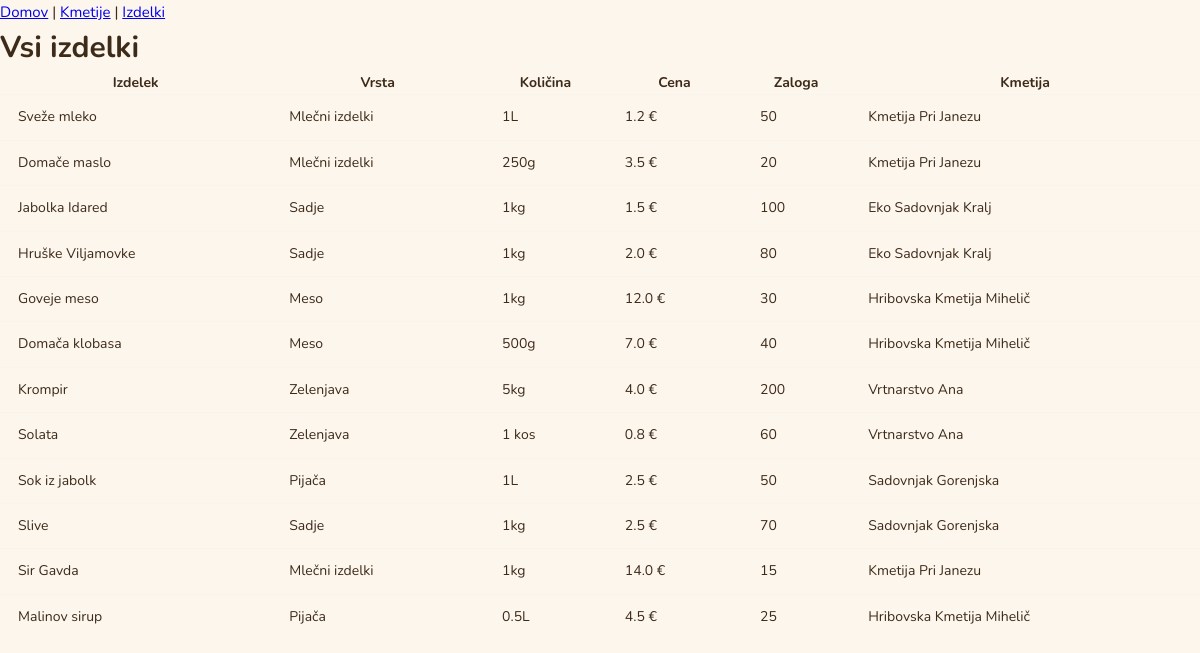
The page /products on the database as committed earlier.
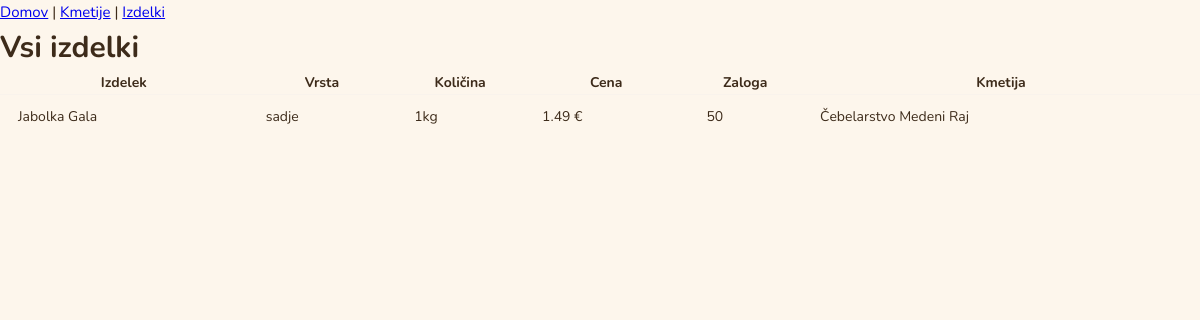
The same page on the database as committed later.
### tables this page shows
CREATE TABLE Izdelek (
    id INTEGER PRIMARY KEY AUTOINCREMENT,
    ime_izdelka TEXT NOT NULL,
    vrsta TEXT,
    kolicina TEXT,
    cena REAL NOT NULL,
    zaloga INTEGER DEFAULT 0,
    id_kmetije INTEGER,
    FOREIGN KEY (id_kmetije) REFERENCES Kmetija(id)
);

CREATE TABLE Kmetija (
    id INTEGER PRIMARY KEY AUTOINCREMENT,
    ime_kmetije TEXT NOT NULL,
    vrsta_kmetije TEXT,
    delovni_cas TEXT,
    kraj TEXT,
    regija TEXT,
    telefonska_stevilka TEXT,
    spletna_stran TEXT,
    id_uporabnika INTEGER,
    FOREIGN KEY (id_uporabnika) REFERENCES Uporabnik(id)
);

### web.py (the view)
@app.route('/products')
def products():
    izdelki = query("""
        SELECT i.*, k.ime_kmetije
        FROM Izdelek i
        JOIN Kmetija k ON i.id_kmetije = k.id
    """)
    return render_template('products.html', izdelki=izdelki)

### database.py (called while the page is built)
def get_connection():
    conn = sqlite3.connect(DB_PATH)
    conn.row_factory = sqlite3.Row # Omogoča dostop do podatkov po imenih stolpcev
    conn.execute("PRAGMA foreign_keys = ON")
    return conn

def query(sql, params=()):
    conn = get_connection()
    try:
        cursor = conn.cursor()
        cursor.execute(sql, params)
        result = cursor.fetchall()
        return result
    finally:
        conn.close()

### templates/products.html (shortened to what this page needs)
<!DOCTYPE html>
<html lang="sl">
<head>
    <link rel="stylesheet" href="{{ url_for('static', filename='style.css') }}">
</head>
<body>
    <nav>
        <a href="/">Domov</a> |
        <a href="/farms">Kmetije</a> |
        <a href="/products">Izdelki</a>
    </nav>
    {% if regija %}
        <h1>Izdelki v regiji: {{ regija }}</h1>
    {% else %}
        <h1>Vsi izdelki</h1>
    {% endif %}
    <table>
        <tr>
            <th>Izdelek</th>
            <th>Vrsta</th>
            <th>Količina</th>
            <th>Cena</th>
            <th>Zaloga</th>
            <th>Kmetija</th>
        </tr>
        {% for i in izdelki %}
        <tr>
            <td>{{ i.ime_izdelka }}</td>
            <td>{{ i.vrsta }}</td>
            <td>{{ i.kolicina }}</td>
            <td>{{ i.cena }} €</td>
            <td>{{ i.zaloga }}</td>
            <td>{{ i.ime_kmetije }}</td>
        </tr>
        {% endfor %}
    </table>
</body>
</html>

Rows that differ between the two databases and show on the page:
removed Izdelek: ime_izdelka "Sveže mleko", vrsta "Mlečni izdelki", kolicina "1L", cena "1.2", zaloga "50", ime_kmetije "Kmetija Pri Janezu"
removed Izdelek: ime_izdelka "Domače maslo", vrsta "Mlečni izdelki", kolicina "250g", cena "3.5", zaloga "20", ime_kmetije "Kmetija Pri Janezu"
removed Izdelek: ime_izdelka "Jabolka Idared", vrsta "Sadje", kolicina "1kg", cena "1.5", zaloga "100", ime_kmetije "Eko Sadovnjak Kralj"
removed Izdelek: ime_izdelka "Hruške Viljamovke", vrsta "Sadje", kolicina "1kg", cena "2.0", zaloga "80", ime_kmetije "Eko Sadovnjak Kralj"
removed Izdelek: ime_izdelka "Goveje meso", vrsta "Meso", kolicina "1kg", cena "12.0", zaloga "30", ime_kmetije "Hribovska Kmetija Mihelič"
removed Izdelek: ime_izdelka "Domača klobasa", vrsta "Meso", kolicina "500g", cena "7.0", zaloga "40", ime_kmetije "Hribovska Kmetija Mihelič"
removed Izdelek: ime_izdelka "Krompir", vrsta "Zelenjava", kolicina "5kg", cena "4.0", zaloga "200", ime_kmetije "Vrtnarstvo Ana"
removed Izdelek: ime_izdelka "Solata", vrsta "Zelenjava", kolicina "1 kos", cena "0.8", zaloga "60", ime_kmetije "Vrtnarstvo Ana"
removed Izdelek: ime_izdelka "Sok iz jabolk", vrsta "Pijača", kolicina "1L", cena "2.5", zaloga "50", ime_kmetije "Sadovnjak Gorenjska"
removed Izdelek: ime_izdelka "Slive", vrsta "Sadje", kolicina "1kg", cena "2.5", zaloga "70", ime_kmetije "Sadovnjak Gorenjska"
no longer on this page (row edited): Izdelek: ime_izdelka "Sir Gavda", vrsta "Mlečni izdelki", kolicina "1kg", cena "14.0", zaloga "15", ime_kmetije "Kmetija Pri Janezu"
removed Izdelek: ime_izdelka "Malinov sirup", vrsta "Pijača", kolicina "0.5L", cena "4.5", zaloga "25", ime_kmetije "Hribovska Kmetija Mihelič"
added Izdelek: ime_izdelka "Jabolka Gala", vrsta "sadje", kolicina "1kg", cena "1.49", zaloga "50", ime_kmetije "Čebelarstvo Medeni Raj"
